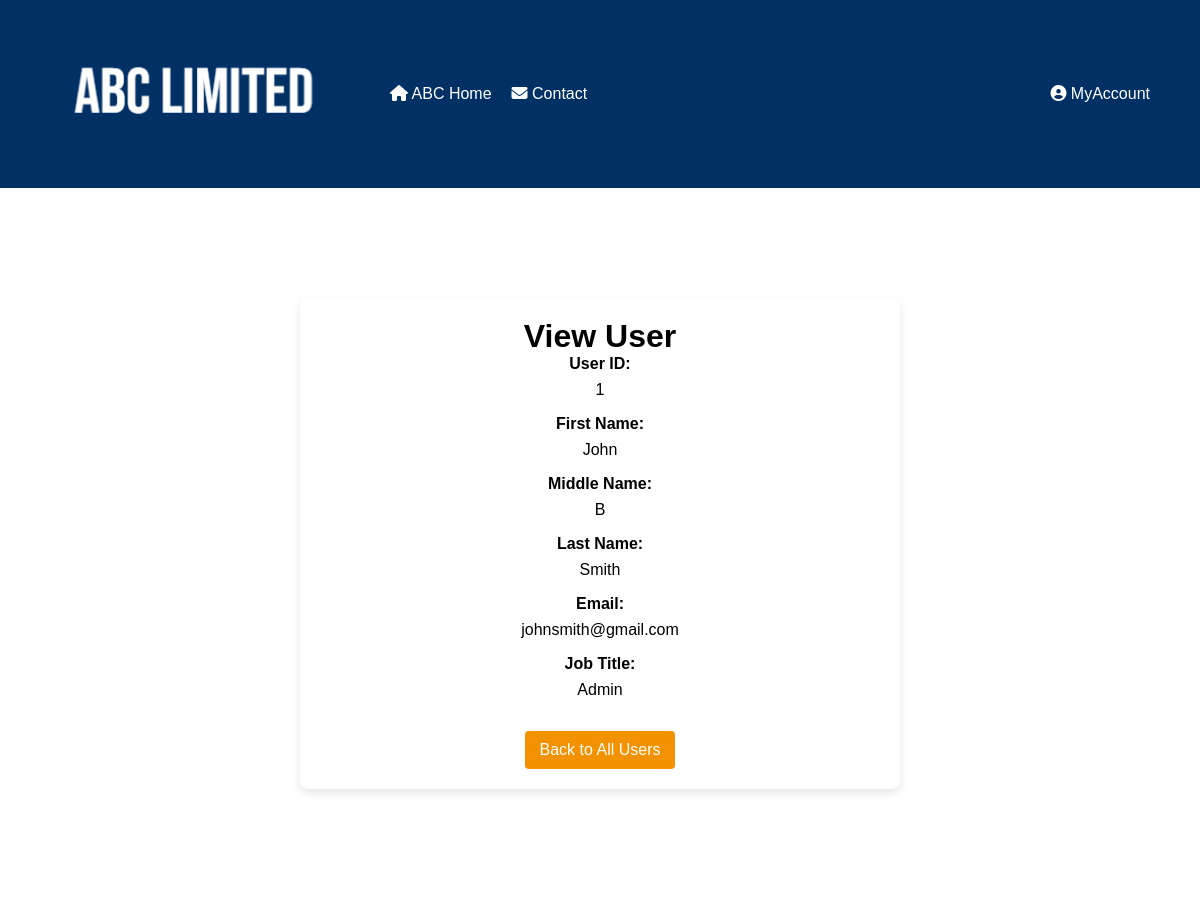
/php/ViewUser.php?uid=1 (signed in), run on the app's committed database.
### tables this page shows
CREATE TABLE "users" (
	"userID"	INTEGER,
	"fName"	TEXT NOT NULL,
	"mName"	TEXT,
	"lName"	TEXT NOT NULL,
	"email"	TEXT NOT NULL CHECK("email" LIKE '%_@_%._%') UNIQUE,
	"password"	TEXT NOT NULL,
	"jobID"	INTEGER,
	"companyID"	INTEGER CHECK("jobID" != 1 OR ("jobID" = 1 AND "companyID" IS NOT NULL)),
	PRIMARY KEY("userID" AUTOINCREMENT),
	FOREIGN KEY("jobID") REFERENCES "jobs"("jobID") ON UPDATE CASCADE ON DELETE CASCADE,
	FOREIGN KEY("companyID") REFERENCES "Company"("companyID") ON UPDATE CASCADE ON DELETE CASCADE
);

CREATE TABLE "jobs" (
	"jobID"	INTEGER,
	"job"	TEXT NOT NULL,
	PRIMARY KEY("jobID" AUTOINCREMENT)
);

### php/ViewUser.php (the view, shortened to what this page needs)
<?php
$userID = isset($_GET['uid']) ? $_GET['uid'] : null;
$userData = null;
$db = new SQLite3('../data/ABC_DBA.db');
if ($userID) {
    $stmt = $db->prepare("SELECT u.*,
                            j.job AS job_name
                    FROM users u
                    LEFT JOIN jobs j ON u.jobID = j.jobID
                    WHERE u.userID = :userID");
    $stmt->bindValue(':userID', $userID, SQLITE3_INTEGER);
    $result = $stmt->execute();
    $userData = $result->fetchArray(SQLITE3_ASSOC);
}
?>
<!DOCTYPE html>
<html lang="en">
<head>
    <link rel="stylesheet" href="../css/EditComplaint.css">
    <link
    rel="stylesheet"
    href="https://cdnjs.cloudflare.com/ajax/libs/font-awesome/6.2.1/css/all.min.css"
  />
</head>
<body>
<header>
        <a href="Homepage.php"><img class="logo" src="../abc.png" alt="ABC Logo"></a>
        <nav>
            <ul class="left-menu">
                <li><a href="Homepage.php"><i class="fa-solid fa-house"></i> ABC Home</a></li>
                <li><a href="../html/Contact.html"><i class="fa-solid fa-envelope"></i> Contact</a></li>
            </ul>
            <ul class="right-menu">
                <li class="dropdown">
                    <a href="javascript:void(0)" class="dropbtn"><i class="fa-solid fa-circle-user"></i> MyAccount</a>
                </li>
            </ul>
        </nav>
    </header>
    <main>
        <div class="container">
            <h1>View User</h1>
            <?php if ($userData): ?>
                <div id="viewComplaintForm">
                    <div class="form-group">
                        <label>User ID:</label>
                        <p><?php echo $userData['userID']; ?></p>
                    </div>
                    <div class="form-group">
                        <label>First Name:</label>
                        <p><?php echo $userData['fName']; ?></p>
                    </div>
                    <div class="form-group">
                        <label>Middle Name:</label>
                        <p><?php echo $userData['mName']; ?></p>
                    </div>
                    <div class="form-group">
                        <label>Last Name:</label>
                        <p><?php echo $userData['lName']; ?></p>
                    </div>
                    <div class="form-group">
                        <label>Email:</label>
                        <p><?php echo $userData['email']; ?></p>
                    </div>
                    <div class="form-group">
                        <label>Job Title:</label>
                        <p><?php echo $userData['job_name']; ?></p>
                    </div>
                    <a href="UserManagement.php" class="button">Back to All Users</a>
                </div>
            <?php else: ?>
                <p>No User found or invalid User ID.</p>
                <a href="UserManagement.php">Back to All Users</a>
            <?php endif; ?>
        </div>
    </main>
</body>
</html>

### css/EditComplaint.css (style rules this page uses)
* { margin: 0; padding: 0; box-sizing: border-box; font-family: Arial, Helvetica, sans-serif; }
header { background-color: #003064; color: #ffffff; display: flex; align-items: center; padding: 50px; }
img.logo { width: 300px; margin-right: 20px; }
nav { display: flex; justify-content: space-between; width: 100%; }
nav ul.left-menu { flex-grow: 1; }
nav ul.right-menu { justify-content: flex-end; }
.dropdown { position: relative; display: inline-block; }
nav ul { list-style: none; display: flex; align-items: center; margin: 0; padding: 0; }
nav ul li { margin-left: 20px; }
nav ul li a { color: #ffffff; text-decoration: none; }
main { background-color: #ffffff; padding: 80px; margin-top: 20px; margin-bottom: 100px; min-height: calc(100vh - 180px); display: flex; justify-content: center; align-items: center; flex-direction: column; }
.container { background-color: #ffffff; padding: 20px; border-radius: 8px; box-shadow: 0 4px 8px rgba(0, 0, 0, 0.1); width: 100%; max-width: 600px; text-align: center; margin-top: 10px; margin-bottom: auto; }
.form-group { margin-bottom: 1rem; }
.form-group label { font-weight: bold; display: block; margin-bottom: 0.5rem; }
.button { display: inline-block; background-color: #f39200; color: white; padding: 10px 15px; text-align: center; text-decoration: none; border-radius: 4px; margin-top: 1rem; }

### data on the page
users: userID "1", fName "John", mName "B", lName "Smith", email "johnsmith@gmail.com", jobID.job "Admin"
